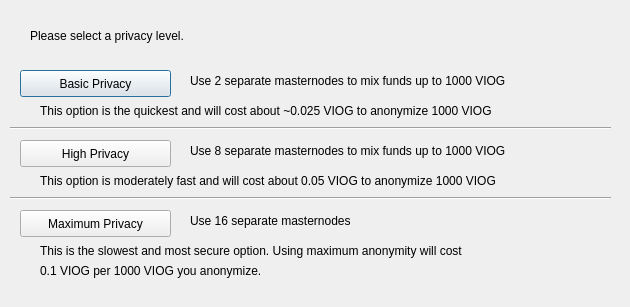
<?xml version="1.0" encoding="UTF-8"?>
<ui version="4.0">
 <class>DarksendConfig</class>
 <widget class="QDialog" name="DarksendConfig">
  <property name="geometry">
   <rect>
    <x>0</x>
    <y>0</y>
    <width>630</width>
    <height>307</height>
   </rect>
  </property>
  <property name="windowTitle">
   <string>Configure PrivateSend</string>
  </property>
  <widget class="QPushButton" name="buttonBasic">
   <property name="geometry">
    <rect>
     <x>20</x>
     <y>70</y>
     <width>151</width>
     <height>27</height>
    </rect>
   </property>
   <property name="text">
    <string>Basic Privacy</string>
   </property>
  </widget>
  <widget class="QPushButton" name="buttonHigh">
   <property name="geometry">
    <rect>
     <x>20</x>
     <y>140</y>
     <width>151</width>
     <height>27</height>
    </rect>
   </property>
   <property name="text">
    <string>High Privacy</string>
   </property>
  </widget>
  <widget class="QPushButton" name="buttonMax">
   <property name="geometry">
    <rect>
     <x>20</x>
     <y>210</y>
     <width>151</width>
     <height>27</height>
    </rect>
   </property>
   <property name="text">
    <string>Maximum Privacy</string>
   </property>
  </widget>
  <widget class="QLabel" name="label">
   <property name="geometry">
    <rect>
     <x>30</x>
     <y>20</y>
     <width>571</width>
     <height>31</height>
    </rect>
   </property>
   <property name="text">
    <string>Please select a privacy level.</string>
   </property>
  </widget>
  <widget class="QLabel" name="label_2">
   <property name="geometry">
    <rect>
     <x>190</x>
     <y>70</y>
     <width>421</width>
     <height>21</height>
    </rect>
   </property>
   <property name="text">
    <string>Use 2 separate masternodes to mix funds up to 1000 VIOG</string>
   </property>
  </widget>
  <widget class="QLabel" name="label_3">
   <property name="geometry">
    <rect>
     <x>190</x>
     <y>140</y>
     <width>411</width>
     <height>21</height>
    </rect>
   </property>
   <property name="text">
    <string>Use 8 separate masternodes to mix funds up to 1000 VIOG</string>
   </property>
  </widget>
  <widget class="QLabel" name="label_4">
   <property name="geometry">
    <rect>
     <x>190</x>
     <y>210</y>
     <width>421</width>
     <height>21</height>
    </rect>
   </property>
   <property name="text">
    <string>Use 16 separate masternodes</string>
   </property>
  </widget>
  <widget class="QLabel" name="label_6">
   <property name="geometry">
    <rect>
     <x>40</x>
     <y>100</y>
     <width>561</width>
     <height>21</height>
    </rect>
   </property>
   <property name="text">
    <string>This option is the quickest and will cost about ~0.025 VIOG to anonymize 1000 VIOG</string>
   </property>
  </widget>
  <widget class="QLabel" name="label_7">
   <property name="geometry">
    <rect>
     <x>40</x>
     <y>170</y>
     <width>561</width>
     <height>21</height>
    </rect>
   </property>
   <property name="text">
    <string>This option is moderately fast and will cost about 0.05 VIOG to anonymize 1000 VIOG</string>
   </property>
  </widget>
  <widget class="QLabel" name="label_8">
   <property name="geometry">
    <rect>
     <x>40</x>
     <y>240</y>
     <width>561</width>
     <height>21</height>
    </rect>
   </property>
   <property name="text">
    <string>This is the slowest and most secure option. Using maximum anonymity will cost</string>
   </property>
  </widget>
  <widget class="QLabel" name="label_9">
   <property name="geometry">
    <rect>
     <x>40</x>
     <y>260</y>
     <width>561</width>
     <height>21</height>
    </rect>
   </property>
   <property name="text">
    <string>0.1 VIOG per 1000 VIOG you anonymize.</string>
   </property>
  </widget>
  <widget class="Line" name="line">
   <property name="geometry">
    <rect>
     <x>10</x>
     <y>120</y>
     <width>601</width>
     <height>16</height>
    </rect>
   </property>
   <property name="orientation">
    <enum>Qt::Horizontal</enum>
   </property>
  </widget>
  <widget class="Line" name="line_2">
   <property name="geometry">
    <rect>
     <x>10</x>
     <y>190</y>
     <width>601</width>
     <height>16</height>
    </rect>
   </property>
   <property name="orientation">
    <enum>Qt::Horizontal</enum>
   </property>
  </widget>
 </widget>
 <resources/>
 <connections/>
</ui>
